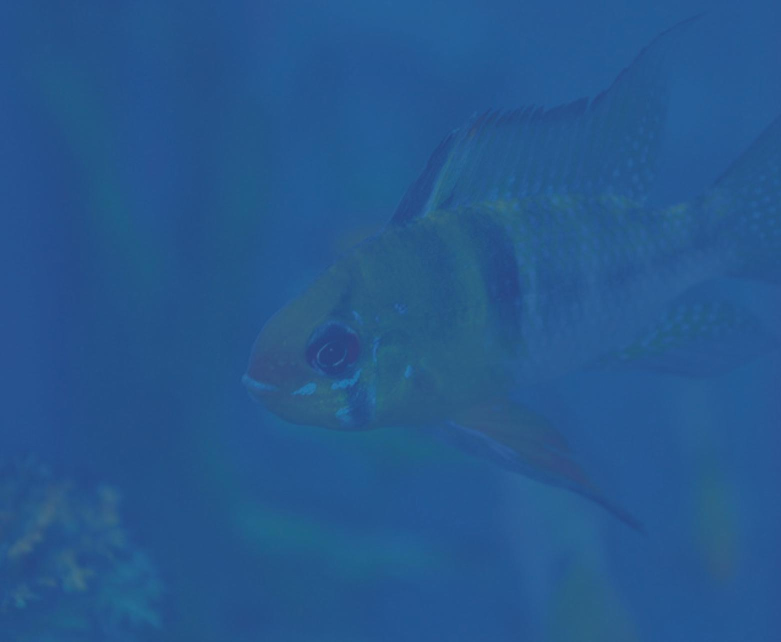
%> input picture underwater_images/image1.jpg, 1562 x 1284 px (shown at 1/2 size)
$ octave main2.m   (GNU Octave 9; MATLAB toolbox functions it lacks are replaced by stand-ins)
%> lines starting %> are read from the running program, lines starting %| are printed output that depends on the picture; in (x1, y1, x2, y2) boxes, pixels count from 0 and x2, y2 are one past the last pixel; in counts of white or black regions, pixels touching at a corner belong together; the program's own positions count from 1
%> the answer given: image1.jpg
%> further down, img is the input picture: size 1284x1562x3 uint8; mean R, G, B 37.9, 87.6, 141.4
### support/wbalance.m
%Program for white balancing%
%Author : Jeny Rajan
%usage : W=imbalance(im)
%im is the color image array to be corrected.

function W =wbalance(im);

im2=im;
im1=rgb2ycbcr(im);
%> im1: size 256x256x3 uint8; mean of channels 1, 2, 3 83.7, 159, 102.3
Lu=im1(:,:,1);
Cb=im1(:,:,2);
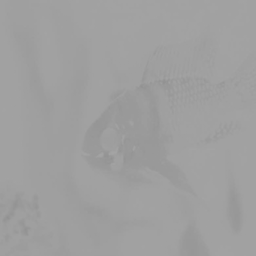
%> Cb: size 256x256 uint8; min 145, max 164, mean 159
Cr=im1(:,:,3);
[x y z]=size(im);
%> x = 256; y = 256; z = 3
tst=zeros(x,y);
Mb=sum(sum(Cb));
%> Mb = 10423267
Mr=sum(sum(Cr));
%> Mr = 6702184
Mb=Mb/(x*y);
%> Mb = 159
Mr=Mr/(x*y);
%> Mr = 102.3
Db=sum(sum(Cb-Mb))/(x*y);
%> Db = 0.99
Dr=sum(sum(Cr-Mr))/(x*y);
%> Dr = 0.808
cnt=1;
for i=1:x
    for j=1:y
         b1=Cb(i,j)-(Mb+Db*sign(Mb));
         b2=Cr(i,j)-(1.5*Mr+Dr*sign(Mr));
        if (b1<(1.5*Db) & b2<(1.5*Dr))
            Ciny(cnt)=Lu(i,j);
            tst(i,j)=Lu(i,j);
            cnt=cnt+1;
        end
    end
end
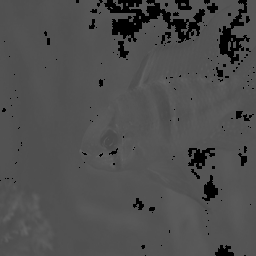
%> tst: size 256x256 double; min 0, max 101, mean 78.3
%> after the loop, cnt = 61406
 cnt=cnt-1;
%> cnt = 61405
 iy=sort(Ciny,'descend');
 nn=round(cnt/10);
%> nn = 6141
 Ciny2(1:nn)=iy(1:nn);
 mn=min(Ciny2);
%> mn = 87
 c=0;
 for i=1:x
     for j=1:y
         if tst(i,j)<mn
             tst(i,j)=0;
         else
             tst(i,j)=1;
             c=c+1;
         end
     end
 end
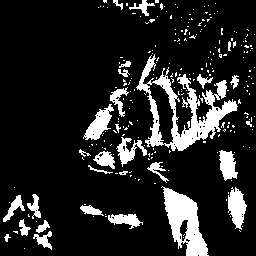
%> tst: size 256x256 double; values 0 (black) and 1 (white), 14.3% white; 245 white regions (216 under 20 px), largest, box (x1, y1, x2, y2) and area: (136, 54, 238, 151) 2894, (161, 186, 209, 256) 1657, (228, 187, 247, 230) 512
%> after the loop, c = 9353
 R=im(:,:,1);
 G=im(:,:,2);
 B=im(:,:,3);
 R=double(R).*tst;
%> R: size 256x256 double
 G=double(G).*tst;
%> G: size 256x256 double
 B=double(B).*tst;
%> B: size 256x256 double
 Rav=mean(mean(R));
%> Rav = 5.97
 Gav=mean(mean(G));
%> Gav = 13.52
 Bav=mean(mean(B));
%> Bav = 20.35
 Ymax=double(max(max(Lu)))/15;
%> Ymax = 6.8
 Rgain=Ymax/Rav;
%> Rgain = 1.14
 Ggain=Ymax/Gav;
%> Ggain = 0.503
 Bgain=Ymax/Bav;
%> Bgain = 0.334
 im(:,:,1)=im(:,:,1)*Rgain;
 im(:,:,2)=im(:,:,2)*Ggain;
 im(:,:,3)=im(:,:,3)*Bgain;
 W=im;
%  figure,imshow(im2,[]),title('Original Image');
%  figure,imshow(im,[]),title('Corrected Image');

### support/gamma_correction.m
function [lab img1] = gamma_correction(rgb)
cform = makecform('srgb2lab');

rgbImage=rgb;
[X] = rgbImage;
I(:,:,1) = imadjust(rgbImage(:,:,1));
I(:,:,2) = imadjust(rgbImage(:,:,2));
I(:,:,3) = imadjust(rgbImage(:,:,3));
%> I: size 256x256x3 uint8
img1=I;
lab = applycform(rgb,cform);
%> lab: size 256x256x3 uint8; mean of channels 1, 2, 3 46, 128.1, 125.8

### support/rgb_to_lab.m
function lab = rgb_to_lab(rgb)
cform = makecform('srgb2lab');
lab = applycform(rgb,cform);

### support/saliency_detection.m
%---------------------------------------------------------
% Copyright (c) 2009 Radhakrishna Achanta [EPFL]
% Contact: firstname.lastname@epfl.ch
%---------------------------------------------------------
% Citation:
% @InProceedings{LCAV-CONF-2009-012,
%    author      = {Achanta, Radhakrishna and Hemami, Sheila and Estrada,
%                  Francisco and S?strunk, Sabine},
%    booktitle   = {{IEEE} {I}nternational {C}onference on {C}omputer
%                  {V}ision and {P}attern {R}ecognition},
%    year        = 2009
% }
%---------------------------------------------------------
% Please note that the saliency maps generated using this
% code may be slightly different from those of the paper.
% This seems to be because the RGB to Lab conversion is
% different from the one used for the results in the C++ code.
% The C++ code is available on the same page as this matlab
% code (http://ivrg.epfl.ch/supplementary_material/RK_CVPR09/index.html)
% One should preferably use the C++ as reference and use
% this matlab implementation mostly as proof of concept
% demo code.
%---------------------------------------------------------
function sm = saliency_detection(img)
%
%---------------------------------------------------------
% Read image and blur it with a 3x3 or 5x5 Gaussian filter
%---------------------------------------------------------
%img = imread('input_image.jpg');%Provide input image path
gfrgb = imfilter(img, fspecial('gaussian', 3, 3), 'symmetric', 'conv');
%---------------------------------------------------------
% Perform sRGB to CIE Lab color space conversion (using D65)
%---------------------------------------------------------
%cform = makecform('srgb2lab', 'whitepoint', whitepoint('d65'));
cform = makecform('srgb2lab');
lab = applycform(gfrgb,cform);
%---------------------------------------------------------
% Compute Lab average values (note that in the paper this
% average is found from the unblurred original image, but
% the results are quite similar)
%---------------------------------------------------------
l = double(lab(:,:,1)); lm = mean(mean(l));
a = double(lab(:,:,2)); am = mean(mean(a));
b = double(lab(:,:,3)); bm = mean(mean(b));
%---------------------------------------------------------
% Finally compute the saliency map and display it.
%---------------------------------------------------------
sm = (l-lm).^2 + (a-am).^2 + (b-bm).^2;
%imshow(sm,[]);
%---------------------------------------------------------

### support/gaussian_pyramid.m
function out = gaussian_pyramid(img, level)
h = 1/16* [1, 4, 6, 4, 1];
filt = h'*h;
out{1} = imfilter(img, filt, 'replicate', 'conv');
temp_img = img;
for i = 2 : level
    temp_img = temp_img(1 : 2 : end, 1 : 2 : end);
    out{i} = imfilter(temp_img, filt, 'replicate', 'conv');
end

### support/laplacian_pyramid.m
function out = laplacian_pyramid(img, level)
h = 1/16* [1, 4, 6, 4, 1];
%filt = h'*h;
out{1} = img;
temp_img = img;
for i = 2 : level
    temp_img = temp_img(1 : 2 : end, 1 : 2 : end);
    %out{i} = imfilter(temp_img, filt, 'replicate', 'conv');
    out{i} = temp_img;
end
% calculate the DoG
for i = 1 : level - 1
    [m, n] = size(out{i});
    out{i} = out{i} - imresize(out{i+1}, [m, n]);
end

### support/pyramid_reconstruct.m
function out = pyramid_reconstruct(pyramid)
level = length(pyramid);
for i = level : -1 : 2
    %temp_pyramid = pyramid{i};
    [m, n] = size(pyramid{i - 1});
    %out = pyramid{i - 1} + imresize(temp_pyramid, [m, n]);
    pyramid{i - 1} = pyramid{i - 1} + imresize(pyramid{i}, [m, n]);
end
out = pyramid{1};

### main2.m
clc
clear all;
close all;

addpath('support')
warning off

%%% selection of input

cd underwater_images
[J P]=uigetfile('*.*','Select an Input Image');

img=imread(strcat(P,J));
cd ..
img=imresize(img,[256 256]);
figure,imshow(img),title('Input Image')


% white balance
img = wbalance(img);

figure,imshow(img),title('White Balance')

%gamma correction

[lab1 img1] = gamma_correction(img);


% optimized contrast enhancement method

low = 0.2;
high = 0.9;
img1 = imadjust(img1,[low high],[]);
figure,imshow(img1)
figure,imshow(img1),title('Gamma Correction')

%%% sharpening image

img2 = imsharpen(img1);
img2 = uint8(img2);
lab2 = rgb_to_lab(img2);
%> in rgb_to_lab, `lab = applycform(rgb,cform);`: lab: size 256x256x3 uint8; mean of channels 1, 2, 3 101.2, 122.5, 111.4
figure,imshow(img2);title('Shapned Image')

% input1
R1 = double(lab1(:, :, 1)) / 255;
% calculate laplacian contrast weight
WL1 = abs(imfilter(R1, fspecial('Laplacian'), 'replicate', 'conv'));
figure,imshow(WL1),title('Laplacian')

%calculate Luminance weight
WC1 = sqrt(((double(img1(:,:,1))/255 - double(R1)).^2 + ...
            (double(img1(:,:,2))/255 - double(R1)).^2 + ...
            (double(img1(:,:,3))/255 - double(R1)).^2) / 3);
% calculate the saliency weight
WS1 = saliency_detection(img1);
%> in saliency_detection, `lab = applycform(gfrgb,cform);`: lab: size 256x256x3 uint8; mean of channels 1, 2, 3 100.5, 121.8, 111.2
%> in saliency_detection, `l = double(lab(:,:,1))`:
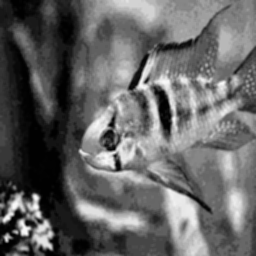
%> l: size 256x256 double; min 0, max 250, mean 100.5
%> in saliency_detection, `lm = mean(mean(l))`: lm = 100.5
%> in saliency_detection, `am = mean(mean(a))`: am = 121.8
%> in saliency_detection, `b = double(lab(:,:,3))`:
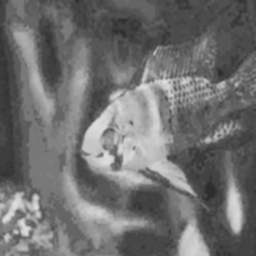
%> b: size 256x256 double; min 45, max 221, mean 111.2
%> in saliency_detection, `bm = mean(mean(b))`: bm = 111.2
figure,imshow(WS1,[]),title('saliency 1')
% calculate the exposedness weight for saturation
sigma = 0.25;
aver = 0.5;
WE1 = exp(-(R1 - aver).^2 / (2*sigma^2));
figure,imshow(WE1,[]),title('saturation')
% input2
R2 = double(lab2(:, :, 1)) / 255;
% calculate laplacian contrast weight
WL2 = abs(imfilter(R2, fspecial('Laplacian'), 'replicate', 'conv'));
%calculate Luminance weight
WC2 = sqrt(((double(img2(:,:,1))/255 - double(R2)).^2 + ...
            (double(img2(:,:,2))/255 - double(R2)).^2 + ...
            (double(img2(:,:,3))/255 - double(R2)).^2) / 3);
% calculate the saliency weight
WS2 = saliency_detection(img2);
%> in saliency_detection (call 2), `gfrgb = imfilter(img, fspecial('gaussian', 3, 3), 'symmetric', 'conv');`:
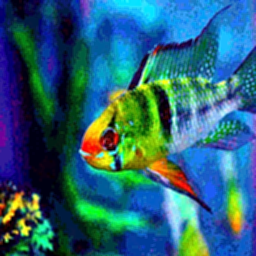
%> gfrgb: size 256x256x3 uint8; mean R, G, B 41.8, 98.4, 118.2; mean of the top-left, top-right, bottom-left and bottom-right quarters 64, 111.6, 57.8, 111.1
%> in saliency_detection (call 2), `lab = applycform(gfrgb,cform);`: lab: size 256x256x3 uint8; mean of channels 1, 2, 3 100.8, 121.8, 111.3
%> in saliency_detection (call 2), `lm = mean(mean(l))`: lm = 100.8
%> in saliency_detection (call 2), `bm = mean(mean(b))`: bm = 111.3
figure,imshow(WS2,[]),title('saliency 2')
% calculate the exposedness weight for saturation
sigma = 0.25;
aver = 0.5;
WE2 = exp(-(R2 - aver).^2 / (2*sigma^2));
figure,imshow(WE2,[]),title('saturation 2')
% calculate the normalized weight
W1 = (WL1 + WC1 + WS1 + WE1) ./ ...
     (WL1 + WC1 + WS1 + WE1 + WL2 + WC2 + WS2 + WE2);
W2 = (WL2 + WC2 + WS2 + WE2) ./ ...
     (WL1 + WC1 + WS1 + WE1 + WL2 + WC2 + WS2 + WE2);
%W1 = (WC1 + WS1 + WE1) ./ ...
%     (WC1 + WS1 + WE1 + WC2 + WS2 + WE2);
%W2 = (WC2 + WS2 + WE2) ./ ...
%     (WC1 + WS1 + WE1 + WC2 + WS2 + WE2);
figure,imshow(W1,[]);title('Normalized Weight1')
figure,imshow(W2,[]);title('Normalized Weight2')

% calculate the gaussian pyramid
level = 5;
Weight1 = gaussian_pyramid(W1, level);
%> the loop in gaussian_pyramid, `for i = 2 : level` made 4 passes
%> pass 3, in gaussian_pyramid, `temp_img = temp_img(1 : 2 : end, 1 : 2 : end);`:
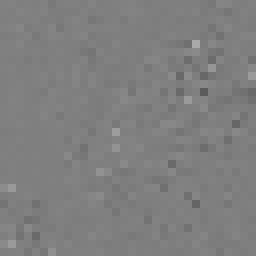
%> temp_img: size 32x32 double (shown 8 times larger); min 0.357, max 0.664, mean 0.499
%> after the loop in gaussian_pyramid, `for i = 2 : level`: out = 5 items
%> Weight1 = 5 items
Weight2 = gaussian_pyramid(W2, level);
%> Weight2 = 5 items

% calculate the laplacian pyramid
% input1
R1 = laplacian_pyramid(double(double(img1(:, :, 1))), level);
%> the loop in laplacian_pyramid, `for i = 1 : level - 1` made 4 passes
%> (m, n) on passes 1 to 4: (256, 256), (128, 128), (64, 64), (32, 32)
%> R1 = 5 items
G1 = laplacian_pyramid(double(double(img1(:, :, 2))), level);
%> the loop in laplacian_pyramid (call 2), `for i = 1 : level - 1` made 4 passes
%> G1 = 5 items
B1 = laplacian_pyramid(double(double(img1(:, :, 3))), level);
%> B1 = 5 items
% input2
R2 = laplacian_pyramid(double(double(img2(:, :, 1))), level);
%> R2 = 5 items
G2 = laplacian_pyramid(double(double(img2(:, :, 2))), level);
%> G2 = 5 items
B2 = laplacian_pyramid(double(double(img2(:, :, 3))), level);
%> B2 = 5 items

% fusion
for i = 1 : level
   R_r{i} = Weight1{i} .* R1{i} + Weight2{i} .* R2{i};
   R_g{i} = Weight1{i} .* G1{i} + Weight2{i} .* G2{i};
   R_b{i} = Weight1{i} .* B1{i} + Weight2{i} .* B2{i};
end
%> after the loop, R_b = 5 items; R_g = 5 items; R_r = 5 items

% reconstruct & output
R = pyramid_reconstruct(R_r);
%> in pyramid_reconstruct, `level = length(pyramid);`: level = 5
%> the loop in pyramid_reconstruct, `for i = level : -1 : 2` made 4 passes
%> (i, m, n) on passes 1, 2, 4: (5, 32, 32), (4, 64, 64), (2, 256, 256)
%> after the loop in pyramid_reconstruct, `for i = level : -1 : 2`: pyramid = 5 items
G = pyramid_reconstruct(R_g);
%> the loop in pyramid_reconstruct (call 2), `for i = level : -1 : 2` made 4 passes
B = pyramid_reconstruct(R_b);
fusion = cat(3, uint8(R), uint8(G), uint8(B));

figure, imshow(fusion),title('Fused Image')

$ run again, on underwater_images/image3.png
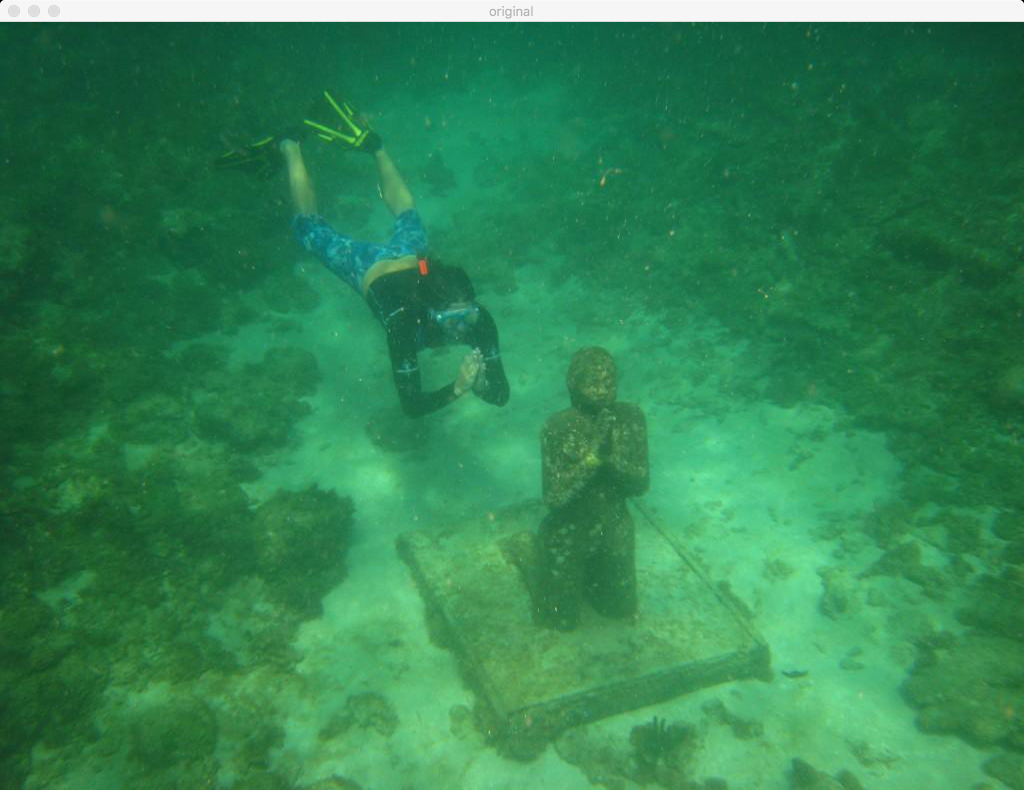
%> input picture underwater_images/image3.png, 2048 x 1580 px (shown at 1/2 size)
%> img is the input picture: size 1580x2048x3 uint8; mean R, G, B 50.3, 132.3, 83.5
%> img: size 256x256x3 uint8
%> im1: size 256x256x3 uint8; mean of channels 1, 2, 3 103.8, 118.7, 95.5
%> in wbalance, `Mb=sum(sum(Cb));`: Mb = 7781017
%> in wbalance, `Mr=sum(sum(Cr));`: Mr = 6256380
%> in wbalance, `Mb=Mb/(x*y);`: Mb = 118.7
%> in wbalance, `Mr=Mr/(x*y);`: Mr = 95.46
%> Db = 2.14
%> Dr = 3.43
%> after the loop in wbalance, `for i=1:x`: cnt = 55045
%> in wbalance, `cnt=cnt-1;`: cnt = 55044
%> nn = 5504
%> mn = 143
%> after the loop in wbalance, `for i=1:x`:
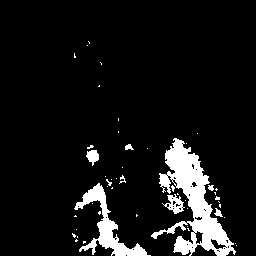
%> tst: size 256x256 double; values 0 (black) and 1 (white), 8.4% white; 49 white regions (41 under 20 px), largest, box (x1, y1, x2, y2) and area: (151, 138, 236, 256) 3486, (74, 183, 151, 256) 1379, (162, 194, 185, 214) 206
%> after the loop in wbalance, `for i=1:x`: c = 5506
%> Rav = 7.88
%> Gav = 16.5
%> Bav = 10.58
%> Ymax = 15.4
%> Rgain = 1.95
%> Ggain = 0.933
%> Bgain = 1.46
%> lm = 60.05
%> am = 124.3
%> bm = 131.9
%> the loop in gaussian_pyramid, `for i = 2 : level` made 4 passes
%> pass 3, in gaussian_pyramid, `temp_img = temp_img(1 : 2 : end, 1 : 2 : end);`:
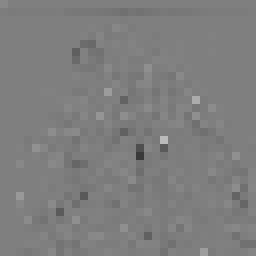
%> temp_img: size 32x32 double (shown 8 times larger); min 0.224, max 0.73, mean 0.496
%> after the loop in gaussian_pyramid, `for i = 2 : level`: out = 5 items
%> the loop in laplacian_pyramid, `for i = 1 : level - 1` made 4 passes
%> (m, n) on passes 1 to 4: (256, 256), (128, 128), (64, 64), (32, 32)
%> the loop in laplacian_pyramid (call 2), `for i = 1 : level - 1` made 4 passes
%> level = 5
%> the loop in pyramid_reconstruct, `for i = level : -1 : 2` made 4 passes
%> (i, m, n) on passes 1, 2, 4: (5, 32, 32), (4, 64, 64), (2, 256, 256)
%> after the loop in pyramid_reconstruct, `for i = level : -1 : 2`: pyramid = 5 items
%> the loop in pyramid_reconstruct (call 2), `for i = level : -1 : 2` made 4 passes

$ run again, on underwater_images/image4.png
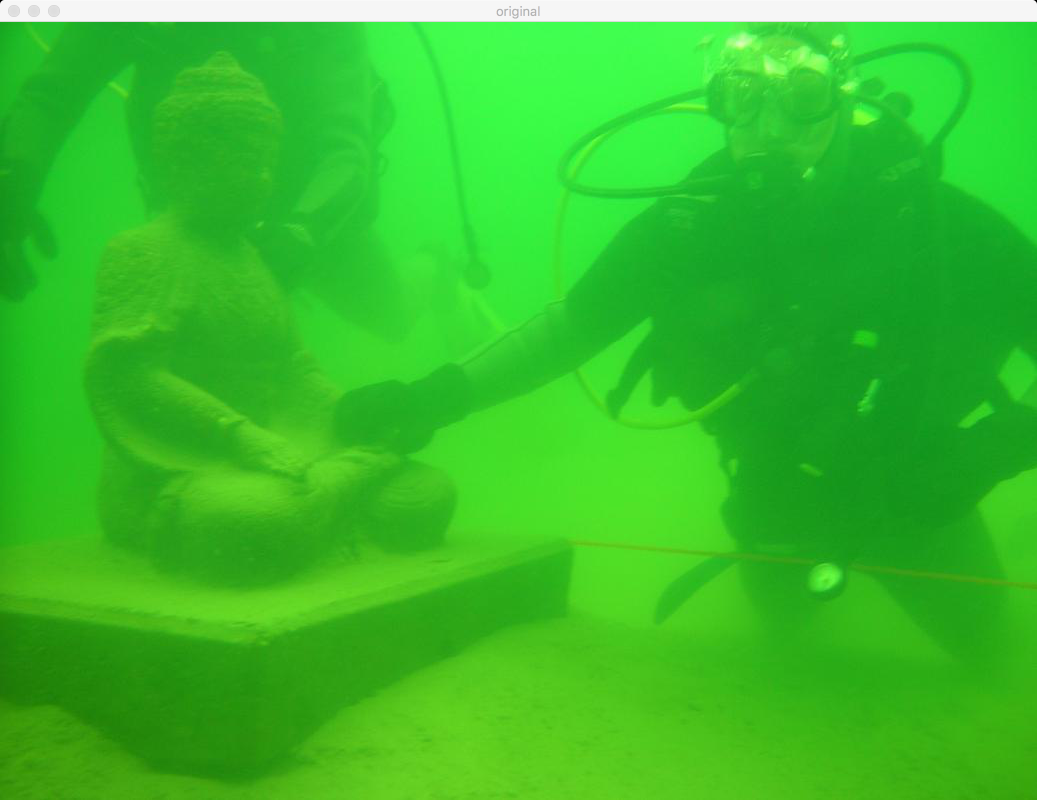
%> input picture underwater_images/image4.png, 2074 x 1600 px (shown at 1/2 size)
%> img is the input picture: size 1600x2074x3 uint8; mean R, G, B 54.9, 191.2, 42.2
%> img: size 256x256x3 uint8
%> im1: size 256x256x3 uint8; mean of channels 1, 2, 3 130.6, 82.8, 78.8
%> in wbalance, `Mb=sum(sum(Cb));`: Mb = 5423992
%> in wbalance, `Mr=sum(sum(Cr));`: Mr = 5164951
%> in wbalance, `Mb=Mb/(x*y);`: Mb = 82.76
%> in wbalance, `Mr=Mr/(x*y);`: Mr = 78.81
%> Db = 3.63
%> Dr = 4.54
%> after the loop in wbalance, `for i=1:x`: cnt = 56350
%> in wbalance, `cnt=cnt-1;`: cnt = 56349
%> nn = 5635
%> mn = 155
%> after the loop in wbalance, `for i=1:x`:
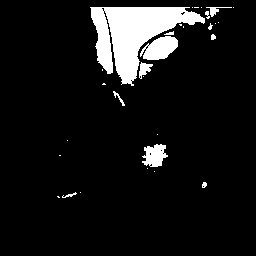
%> tst: size 256x256 double; values 0 (black) and 1 (white), 8.6% white; 30 white regions (19 under 20 px), largest, box (x1, y1, x2, y2) and area: (90, 7, 205, 86) 4224, (140, 36, 178, 60) 608, (142, 144, 168, 167) 402
%> after the loop in wbalance, `for i=1:x`: c = 5668
%> Rav = 5.48
%> Gav = 21.22
%> Bav = 5.9
%> Ymax = 15.4
%> Rgain = 2.81
%> Ggain = 0.726
%> Bgain = 2.61
%> lm = 106.1
%> am = 125.9
%> bm = 152.8
%> `W2 = (WL2 + WC2 + WS2 + WE2) ./ (WL1 + WC1 + WS1 + WE1 + WL2 + WC2 + W..`:
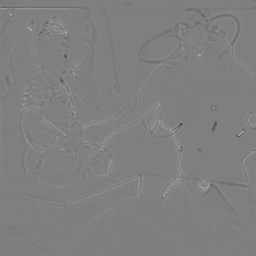
%> W2: size 256x256 double; min 0.271, max 0.677, mean 0.501
%> after the loop in gaussian_pyramid, `for i = 2 : level`: out = 5 items
%> the loop in laplacian_pyramid, `for i = 1 : level - 1` made 4 passes
%> (m, n) on passes 1 to 4: (256, 256), (128, 128), (64, 64), (32, 32)
%> the loop in laplacian_pyramid (call 2), `for i = 1 : level - 1` made 4 passes
%> level = 5
%> the loop in pyramid_reconstruct, `for i = level : -1 : 2` made 4 passes
%> (i, m, n) on passes 1, 2, 4: (5, 32, 32), (4, 64, 64), (2, 256, 256)
%> after the loop in pyramid_reconstruct, `for i = level : -1 : 2`: pyramid = 5 items
%> the loop in pyramid_reconstruct (call 2), `for i = level : -1 : 2` made 4 passes

$ run again, on underwater_images/image5.png
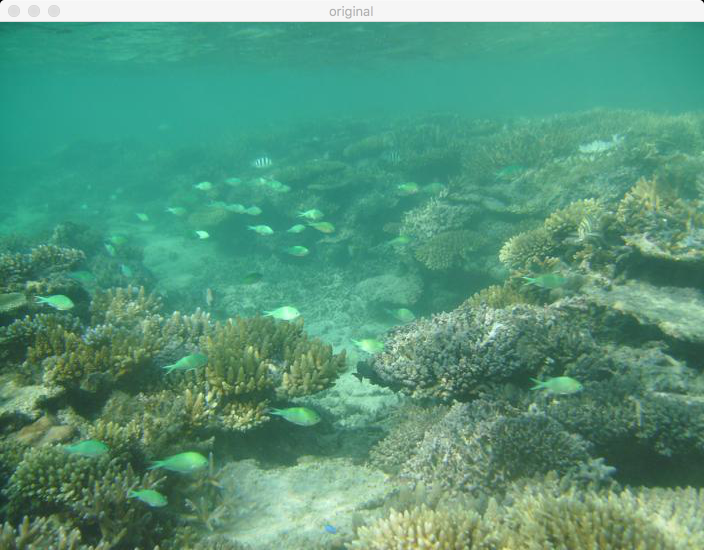
%> input picture underwater_images/image5.png, 1408 x 1100 px (shown at 1/2 size)
%> img is the input picture: size 1100x1408x3 uint8; mean R, G, B 87.7, 151.4, 124.5
%> img: size 256x256x3 uint8
%> im1: size 256x256x3 uint8; mean of channels 1, 2, 3 127, 125.6, 102
%> in wbalance, `Mb=sum(sum(Cb));`: Mb = 8232196
%> in wbalance, `Mr=sum(sum(Cr));`: Mr = 6681748
%> in wbalance, `Mb=Mb/(x*y);`: Mb = 125.6
%> in wbalance, `Mr=Mr/(x*y);`: Mr = 102
%> Db = 2.78
%> Dr = 6.58
%> after the loop in wbalance, `for i=1:x`: cnt = 51547
%> in wbalance, `cnt=cnt-1;`: cnt = 51546
%> nn = 5155
%> mn = 171
%> after the loop in wbalance, `for i=1:x`: c = 5198
%> Rav = 16.41
%> Gav = 18.08
%> Bav = 16.48
%> Ymax = 15.33
%> Rgain = 0.934
%> Ggain = 0.848
%> Bgain = 0.931
%> lm = 93.97
%> am = 105.3
%> bm = 138.4
%> the loop in gaussian_pyramid, `for i = 2 : level` made 4 passes
%> pass 3, in gaussian_pyramid, `temp_img = temp_img(1 : 2 : end, 1 : 2 : end);`:
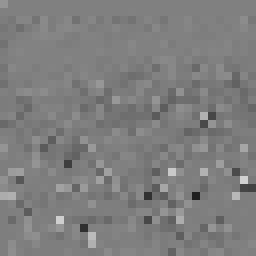
%> temp_img: size 32x32 double (shown 8 times larger); min 0.129, max 0.821, mean 0.496
%> after the loop in gaussian_pyramid, `for i = 2 : level`: out = 5 items
%> the loop in laplacian_pyramid, `for i = 1 : level - 1` made 4 passes
%> (m, n) on passes 1 to 4: (256, 256), (128, 128), (64, 64), (32, 32)
%> the loop in laplacian_pyramid (call 2), `for i = 1 : level - 1` made 4 passes
%> level = 5
%> the loop in pyramid_reconstruct, `for i = level : -1 : 2` made 4 passes
%> (i, m, n) on passes 1, 2, 4: (5, 32, 32), (4, 64, 64), (2, 256, 256)
%> after the loop in pyramid_reconstruct, `for i = level : -1 : 2`: pyramid = 5 items
%> the loop in pyramid_reconstruct (call 2), `for i = level : -1 : 2` made 4 passes
